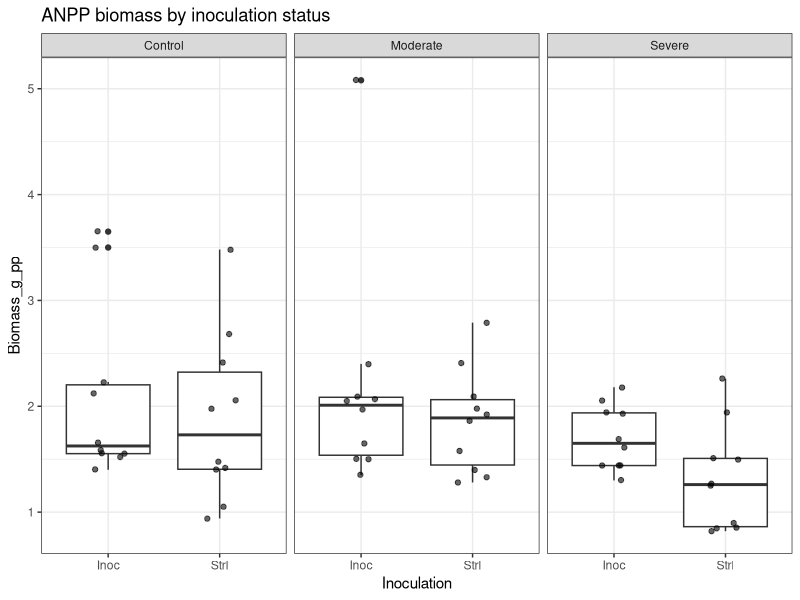
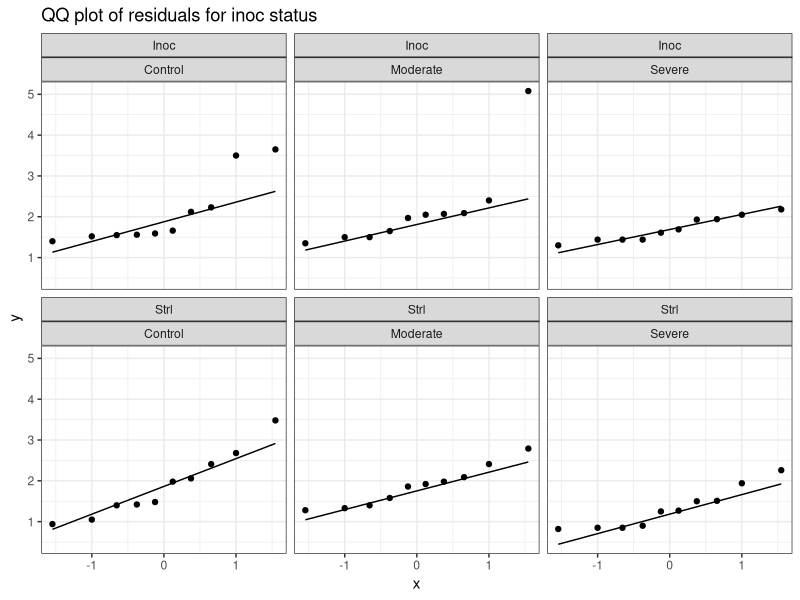

These figures' R source, in order: (Note: this script raises an error after producing the figures.)
## ---- chunk 1
knitr::opts_chunk$set(echo = TRUE)
## ---- chunk 2

library(tidyverse)
library(broom)
library(knitr)
## ---- chunk 3
# Loading in data to explore
ANPP <- read.csv("../Biomass/ANPP_Wheat_Weights.csv")

ANPP <- ANPP %>%
  mutate(
    Inoculation = factor(Inoculation),
    Polyculture = factor(Polyculture),
    Group = interaction(Inoculation, Polyculture, sep = "_")
  )

## ---- chunk 4
# Check of distributions
ggplot(ANPP, aes(x = Inoculation, y = Biomass_g_pp)) +
  geom_boxplot() +
  geom_jitter(width = 0.15, alpha = 0.6) +
  facet_wrap(~ Water) +
  theme_bw() +
  ggtitle("ANPP biomass by inoculation status")

# Q–Q plots of residuals
ggplot(ANPP, aes(sample = Biomass_g_pp)) +
  stat_qq() +
  stat_qq_line() +
  facet_wrap(~ Inoculation + Water) +
  theme_bw() +
  ggtitle("QQ plot of residuals for inoc status")

## ---- chunk 5

# Load + clean
ANPP <- ANPP %>%
  mutate(
    Inoculation = factor(Inoculation, levels = c("Strl", "Inoc")),
    Polyculture = factor(Polyculture, levels = c("Mono", "Inter")),
    Water = factor(Water, levels = c("Control", "Moderate", "Severe"))
  ) %>%
  filter(!is.na(Biomass_g_pp))

# Descriptive statistics
desc_stats <- function(x) {
  tibble(
    n      = sum(!is.na(x)),
    mean   = mean(x, na.rm = TRUE),
    sd     = sd(x, na.rm = TRUE),
    se     = sd(x, na.rm = TRUE) / sqrt(sum(!is.na(x))),
    median = median(x, na.rm = TRUE),
    q25    = quantile(x, 0.25, na.rm = TRUE, names = FALSE),
    q75    = quantile(x, 0.75, na.rm = TRUE, names = FALSE),
    iqr    = IQR(x, na.rm = TRUE),
    min    = min(x, na.rm = TRUE),
    max    = max(x, na.rm = TRUE)
  )
}

# Each of the 4 treatments within each Water level
summary_4treat_by_water <- ANPP %>%
  group_by(Water, Inoculation, Polyculture) %>%
  summarise(desc_stats(Biomass_g_pp), .groups = "drop")

# Inoculation only (fold inter/mono together), within each Water
summary_inoc_by_water <- ANPP %>%
  group_by(Water, Inoculation) %>%
  summarise(desc_stats(Biomass_g_pp), .groups = "drop")

# Polyculture only (fold inoc/strl together), within each Water
summary_poly_by_water <- ANPP %>%
  group_by(Water, Polyculture) %>%
  summarise(desc_stats(Biomass_g_pp), .groups = "drop")

# Oerall summaries across Water (all data)
summary_4treat_overall <- ANPP %>%
  group_by(Inoculation, Polyculture) %>%
  summarise(desc_stats(Biomass_g_pp), .groups = "drop")

summary_inoc_overall <- ANPP %>%
  group_by(Inoculation) %>%
  summarise(desc_stats(Biomass_g_pp), .groups = "drop")

summary_poly_overall <- ANPP %>%
  group_by(Polyculture) %>%
  summarise(desc_stats(Biomass_g_pp), .groups = "drop")


# Looking at them as tables
summary_4treat_by_water
summary_inoc_by_water
summary_poly_by_water

# Saving these as csvs

write.csv(summary_4treat_by_water,
          file.path(("../Biomass/ANPP"), "summary_4treat_by_water.csv"),
          row.names = FALSE)

write.csv(summary_inoc_by_water,
          file.path(("../Biomass/ANPP"), "summary_inoc_by_water.csv"),
          row.names = FALSE)

write.csv(summary_poly_by_water,
          file.path(("../Biomass/ANPP"), "summary_poly_by_water.csv"),
          row.names = FALSE)

write.csv(summary_4treat_overall,
          file.path(("../Biomass/ANPP"), "summary_4treat_overall.csv"),
          row.names = FALSE)

write.csv(summary_inoc_overall,
          file.path(("../Biomass/ANPP"), "summary_inoc_overall.csv"),
          row.names = FALSE)

write.csv(summary_poly_overall,
          file.path(("../Biomass/ANPP"), "summary_poly_overall.csv"),
          row.names = FALSE)


## ---- chunk 6
# These statistics were Chat GPT and should be verified

# P-VALUES: Simple comparisons within each Water ----
# Welch t-tests are robust to unequal variances (default in t.test)

# a) Inoculation effect within each Water (folding Polyculture)
ttest_inoc_within_water <- ANPP %>%
  group_by(Water) %>%
  do(tidy(t.test(Biomass_g_pp ~ Inoculation, data = .))) %>%
  ungroup() %>%
  select(Water, estimate1, estimate2, statistic, p.value, conf.low, conf.high, method)

# b) Polyculture effect within each Water (folding Inoculation)
ttest_poly_within_water <- ANPP %>%
  group_by(Water) %>%
  do(tidy(t.test(Biomass_g_pp ~ Polyculture, data = .))) %>%
  ungroup() %>%
  select(Water, estimate1, estimate2, statistic, p.value, conf.low, conf.high, method)

# ---- 3-way factorial model (lets you test interactions) ----
# If your data are fairly normal-ish, this is a strong default.
fit_aov <- aov(Biomass_g_pp ~ Inoculation * Polyculture * Water, data = ANPP)
aov_table <- broom::tidy(fit_aov)

# ---- Optional: Nonparametric alternatives (in case assumptions are shaky) ----
# Wilcoxon rank-sum within each Water for Inoculation / Polyculture
wilcox_inoc_within_water <- ANPP %>%
  group_by(Water) %>%
  do(tidy(wilcox.test(Biomass_g_pp ~ Inoculation, data = ., exact = FALSE))) %>%
  ungroup() %>%
  select(Water, statistic, p.value, method)

wilcox_poly_within_water <- ANPP %>%
  group_by(Water) %>%
  do(tidy(wilcox.test(Biomass_g_pp ~ Polyculture, data = ., exact = FALSE))) %>%
  ungroup() %>%
  select(Water, statistic, p.value, method)

# Print these

ttest_inoc_within_water
ttest_poly_within_water

aov_table

# Saving as CSV

write.csv(ttest_inoc_within_water,
          file.path(("../Biomass/ANPP/Stats"), "ttest_inoc_within_water.csv"),
          row.names = FALSE)

write.csv(ttest_poly_within_water,
          file.path(("../Biomass/ANPP/Stats"), "ttest_poly_within_water.csv"),
          row.names = FALSE)

write.csv(aov_table,
          file.path(("../Biomass/ANPP/Stats"), "anova_3way_table.csv"),
          row.names = FALSE)

write.csv(wilcox_inoc_within_water,
          file.path(("../Biomass/ANPP/Stats"), "wilcox_inoc_within_water.csv"),
          row.names = FALSE)

write.csv(wilcox_poly_within_water,
          file.path(("../Biomass/ANPP/Stats"), "wilcox_poly_within_water.csv"),
          row.names = FALSE)


